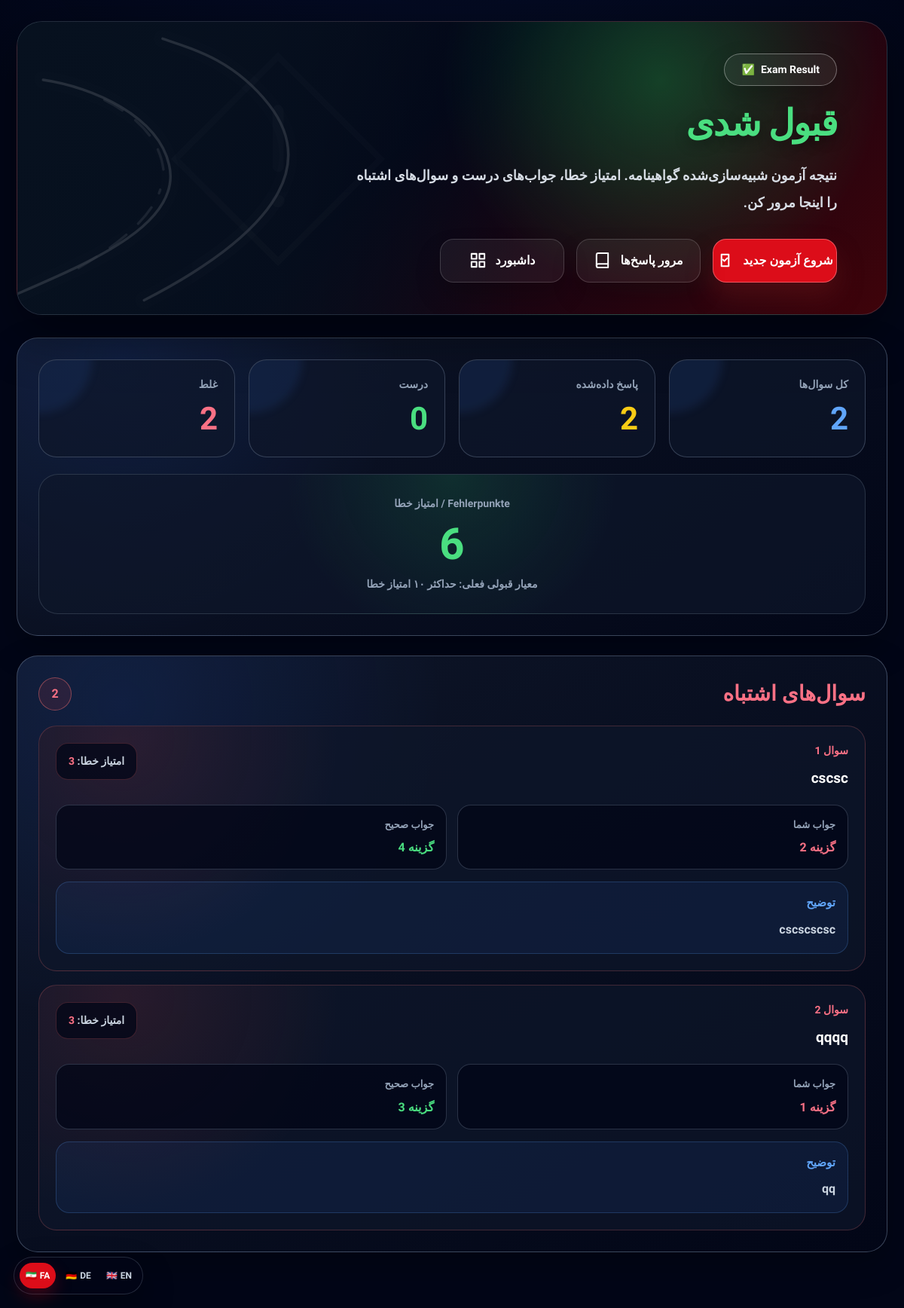
/quiz/exam/190/result/ (signed in), run on the app's committed database.
### quiz/models.py (models this page shows, shortened)
class ExamAnswer(models.Model):
    exam = models.ForeignKey(
        ExamSession,
        on_delete=models.CASCADE,
        related_name="answers",
        verbose_name=_("آزمون"),
    )
    question = models.ForeignKey(
        Question,
        on_delete=models.CASCADE,
        related_name="exam_answers",
        verbose_name=_("سؤال"),
    )
    selected_answer = models.PositiveSmallIntegerField(
        _("پاسخ انتخاب‌شده"),
    )
    selected_answers = models.CharField(
        _("پاسخ‌های انتخاب‌شده"),
        max_length=20,
        blank=True,
        default="",
        help_text=_("برای چند پاسخ انتخابی، شماره‌ها را با ویرگول وارد کنید؛ مانند 1,2,4"),
    )
    is_correct = models.BooleanField(
        _("صحیح است"),
        default=False,
    )
    answered_at = models.DateTimeField(
        _("زمان پاسخ"),
        auto_now_add=True,
    )
    class Meta:
        verbose_name = _("پاسخ آزمون")
        verbose_name_plural = _("پاسخ‌های آزمون")
        unique_together = ("exam", "question")

class Question(models.Model):
    SECTION_BASIC = "basic"
    SECTION_CLASS_B = "class_b"
    SECTION_CHOICES = [
        (SECTION_BASIC, _("دانش پایه")),
        (SECTION_CLASS_B, _("کلاس B")),
    ]
    category = models.ForeignKey(
        QuizCategory,
        on_delete=models.SET_NULL,
        null=True,
        blank=True,
        related_name="questions",
        verbose_name=_("دسته‌بندی"),
    )
    main_category = models.ForeignKey(
        QuizCategory,
        on_delete=models.SET_NULL,
        null=True,
        blank=True,
        related_name="main_questions",
        limit_choices_to={"parent__isnull": True},
        verbose_name=_("دسته‌بندی اصلی"),
        help_text=_("دسته‌بندی والد اصلی را انتخاب کنید؛ برای مثال مواد مخدر یا هفتاد آزمون اصلی."),
    )
    sub_category = models.ForeignKey(
        QuizCategory,
        on_delete=models.SET_NULL,
        null=True,
        blank=True,
        related_name="sub_questions",
        limit_choices_to={"parent__isnull": False},
        verbose_name=_("زیرمجموعه"),
        help_text=_("زیرمجموعه را انتخاب کنید؛ برای مثال هروئین یا آزمون ۱."),
    )
    scenario = models.TextField(
        _("سناریو"),
        blank=True,
    )
    scenario_translation = models.TextField(
        _("ترجمه سناریو"),
        blank=True,
    )
    section = models.CharField(
        _("بخش"),
        max_length=20,
        choices=SECTION_CHOICES,
        default=SECTION_BASIC,
    )
    title = models.TextField(
        _("متن سؤال"),
    )
    title_translation = models.TextField(
        _("ترجمه سؤال"),
        blank=True,
        help_text=_("ترجمه فارسی سؤال"),
    )
    image = models.ImageField(
        _("تصویر"),
        upload_to="quiz/images/",
        blank=True,
        null=True,
    )
    video_url = models.URLField(
        _("نشانی ویدیو"),
        blank=True,
    )
    max_video_replays = models.PositiveSmallIntegerField(
        _("حداکثر دفعات پخش ویدیو"),
        default=4,
        help_text=_("حداکثر تعداد دفعات مجاز مشاهده ویدیو پیش از پاسخ‌دادن"),
    )
    option_1 = models.CharField(
        _("گزینه ۱"),
        max_length=255,
    )
    option_1_translation = models.CharField(
        _("ترجمه گزینه ۱"),
        max_length=255,
        blank=True,
    )
    option_2 = models.CharField(
        _("گزینه ۲"),
        max_length=255,
    )
    option_2_translation = models.CharField(
        _("ترجمه گزینه ۲"),
        max_length=255,
        blank=True,
    )
    option_3 = models.CharField(
        _("گزینه ۳"),
        max_length=255,
    )
    option_3_translation = models.CharField(
        _("ترجمه گزینه ۳"),
        max_length=255,
        blank=True,
    )
    option_4 = models.CharField(
        _("گزینه ۴"),
        max_length=255,
        blank=True,
    )
    option_4_translation = models.CharField(
        _("ترجمه گزینه ۴"),
        max_length=255,
        blank=True,
    )
    correct_answer = models.PositiveSmallIntegerField(
        _("پاسخ صحیح"),
        choices=[
            (1, _("گزینه ۱")),
            (2, _("گزینه ۲")),
            (3, _("گزینه ۳")),
            (4, _("گزینه ۴")),
        ],
    )
    correct_answers = models.CharField(
        _("پاسخ‌های صحیح"),
        max_length=20,
        blank=True,
        default="",
        help_text=_("برای چند پاسخ صحیح، شماره‌ها را با ویرگول وارد کنید؛ مانند 1,2,4"),
    )
    points = models.PositiveSmallIntegerField(
        _("امتیاز خطا"),
        default=3,
        help_text=_("Fehlerpunkte / امتیاز خطا"),
    )
    explanation = models.TextField(
        _("توضیح پاسخ"),
        blank=True,
    )
    is_published = models.BooleanField(
        _("منتشر شده"),
        default=True,
    )
    created_at = models.DateTimeField(
        _("زمان ایجاد"),
        auto_now_add=True,
    )
    class Meta:
        verbose_name = _("سؤال")
        verbose_name_plural = _("سؤال‌ها")
        ordering = ["section", "-created_at"]

### quiz/views.py (the view)
# urls.py: path("exam/<int:exam_id>/result/", views.exam_result, name="exam_result"),
@login_required
def exam_result(request, exam_id):
    exam = get_object_or_404(
        ExamSession,
        id=exam_id,
        user=request.user,
    )
    if not exam.is_finished:
        exam.is_finished = True
        exam.finished_at = timezone.now()
        exam.save(update_fields=["is_finished", "finished_at"])
    total_questions = exam.questions.count()
    answered_count = exam.answers.count()
    correct_count = exam.answers.filter(is_correct=True).count()
    wrong_count = exam.answers.filter(is_correct=False).count()
    total_error_points = exam.total_error_points()
    wrong_answers = (
        exam.answers.filter(is_correct=False)
        .select_related("question")
        .order_by("answered_at")
    )
    wrong_answer_items = []
    for answer in wrong_answers:
        correct_answers = get_question_correct_answers(answer.question)
        selected_answers = parse_answer_list(answer.selected_answers)
        if not selected_answers and answer.selected_answer:
            selected_answers = [answer.selected_answer]
        wrong_answer_items.append(
            {
                "answer": answer,
                "correct_answers": correct_answers,
                "selected_answers": selected_answers,
            }
        )
    is_passed = total_error_points <= 10
    return render(
        request,
        "quiz/exam_result.html",
        {
            "exam": exam,
            "total_questions": total_questions,
            "answered_count": answered_count,
            "correct_count": correct_count,
            "wrong_count": wrong_count,
            "total_error_points": total_error_points,
            "wrong_answer_items": wrong_answer_items,
            "is_passed": is_passed,
        },
    )

### quiz/models.py (called while the page is built)
    def total_error_points(self):
        total = 0
        for answer in self.answers.all():
            if not answer.is_correct:
                total += answer.question.points
        return total

### quiz/views.py (called while the page is built)
def parse_answer_list(value):
    if not value:
        return []
    return sorted([
        int(item.strip())
        for item in value.split(",")
        if item.strip().isdigit()
    ])

def get_question_correct_answers(question):
    correct_answers = parse_answer_list(question.correct_answers)
    if not correct_answers:
        correct_answers = [question.correct_answer]
    return correct_answers

### quiz/templates/quiz/exam_result.html (shortened to what this page needs)
{% extends "base/base.html" %}
{% load i18n %}
{% get_current_language_bidi as LANGUAGE_BIDI %}
{% block content %}
<main class="dt-page" dir="{% if LANGUAGE_BIDI %}rtl{% else %}ltr{% endif %}">
    <section class="dt-wrap">
        <div class="dt-hero">
            <div class="dt-hero-content">
                <div>
                    <div class="dt-badge">
                        <span>{% trans "Exam Result" %}</span>
                        {% if is_passed %}
                            <span>✅</span>
                        {% else %}
                            <span>❌</span>
                        {% endif %}
                    </div>
                    {% if is_passed %}
                        <h1 class="dt-title dt-title-pass">{% trans "قبول شدی" %}</h1>
                    {% else %}
                        <h1 class="dt-title dt-title-fail">{% trans "قبول نشدی" %}</h1>
                    {% endif %}
                    <p class="dt-subtitle">
                        {% trans "نتیجه آزمون شبیه‌سازی‌شده گواهینامه. امتیاز خطا، جواب‌های درست و سوال‌های اشتباه را اینجا مرور کن." %}
                    </p>
                    <div class="dt-actions">
                        <a href="{% url 'official_exams' %}" class="dt-hero-btn dt-hero-btn-main">
                            <span>{% trans "شروع آزمون جدید" %}</span>
                            <svg viewBox="0 0 24 24" fill="none" stroke="currentColor" stroke-width="2.1" stroke-linecap="round" stroke-linejoin="round">
                                <path d="M9 11l2 2 4-4"></path>
                                <path d="M7 4h10v16H7z"></path>
                            </svg>
                        </a>
                        <a href="{% url 'exam_review' exam.id %}" class="dt-hero-btn dt-hero-btn-soft">
                            <span>{% trans "مرور پاسخ‌ها" %}</span>
                            <svg viewBox="0 0 24 24" fill="none" stroke="currentColor" stroke-width="2.1" stroke-linecap="round" stroke-linejoin="round">
                                <path d="M4 19.5A2.5 2.5 0 0 1 6.5 17H20"></path>
                                <path d="M4 4.5A2.5 2.5 0 0 1 6.5 2H20v20H6.5A2.5 2.5 0 0 1 4 19.5z"></path>
                            </svg>
                        </a>
                        <a href="{% url 'dashboard' %}" class="dt-hero-btn dt-hero-btn-soft">
                            <span>{% trans "داشبورد" %}</span>
                            <svg viewBox="0 0 24 24" fill="none" stroke="currentColor" stroke-width="2.1" stroke-linecap="round" stroke-linejoin="round">
                                <rect x="3" y="3" width="7" height="7"></rect>
                                <rect x="14" y="3" width="7" height="7"></rect>
                                <rect x="3" y="14" width="7" height="7"></rect>
                                <rect x="14" y="14" width="7" height="7"></rect>
                            </svg>
                        </a>
                    </div>
                </div>
            </div>
        </div>
        <section class="dt-result-card">
            <div class="dt-stats">
                <div class="dt-stat dt-stat-blue">
                    <p class="dt-stat-label">{% trans "کل سوال‌ها" %}</p>
                    <p class="dt-stat-value">{{ total_questions }}</p>
                </div>
                <div class="dt-stat dt-stat-yellow">
                    <p class="dt-stat-label">{% trans "پاسخ داده‌شده" %}</p>
                    <p class="dt-stat-value">{{ answered_count }}</p>
                </div>
                <div class="dt-stat dt-stat-green">
                    <p class="dt-stat-label">{% trans "درست" %}</p>
                    <p class="dt-stat-value">{{ correct_count }}</p>
                </div>
                <div class="dt-stat dt-stat-red">
                    <p class="dt-stat-label">{% trans "غلط" %}</p>
                    <p class="dt-stat-value">{{ wrong_count }}</p>
                </div>
            </div>
            <div class="dt-error-box">
                <p class="dt-error-label">{% trans "Fehlerpunkte / امتیاز خطا" %}</p>
                <p class="dt-error-value">{{ total_error_points }}</p>
                <p class="dt-error-note">{% trans "معیار قبولی فعلی: حداکثر ۱۰ امتیاز خطا" %}</p>
            </div>
        </section>
        {% if wrong_answer_items %}
            <section class="dt-result-card">
                <div class="dt-section-title">
                    <h2>{% trans "سوال‌های اشتباه" %}</h2>
                    <span>{{ wrong_count }}</span>
                </div>
                <div class="dt-wrong-list">
                    {% for item in wrong_answer_items %}
                        <article class="dt-wrong-item">
                            <div class="dt-wrong-head">
                                <div>
                                    <p class="dt-question-number">{% blocktrans with number=forloop.counter %}سوال {{ number }}{% endblocktrans %}</p>
                                    <h3 class="dt-question-title">
                                        {{ item.answer.question.title }}
                                    </h3>
                                </div>
                                <div class="dt-points">
                                    {% trans "امتیاز خطا:" %}
                                    <strong>{{ item.answer.question.points }}</strong>
                                </div>
                            </div>
                            <div class="dt-answer-grid">
                                <div class="dt-answer-box">
                                    <p class="dt-answer-label">{% trans "جواب شما" %}</p>
                                    <p class="dt-answer-value dt-answer-wrong">
                                    </p>
                                </div>
                                <div class="dt-answer-box">
                                    <p class="dt-answer-label">{% trans "جواب صحیح" %}</p>
                                    <p class="dt-answer-value dt-answer-correct">
                                    </p>
                                </div>
                            </div>
                            {% if item.answer.question.explanation %}
                                <div class="dt-explanation">
                                    <p class="dt-explanation-title">{% trans "توضیح" %}</p>
                                    <p class="dt-explanation-text">
                                        {{ item.answer.question.explanation }}
                                    </p>
                                </div>
                            {% endif %}
                        </article>
                    {% endfor %}
                </div>
            </section>
        {% endif %}
    </section>
</main>
{% endblock %}

### core/templates/base/base.html (style rules this page uses)
html { min-height: 100%; background: #020617; }
body { min-height: 100vh; margin: 0; background: #020617; color: #ffffff; font-family: Vazirmatn, sans-serif; }
*, *::before, *::after { box-sizing: border-box; }

### data on the page
ExamAnswer: answer.question "cscsc", answer.question.points "3", answer.question.explanation "cscscscsc"
ExamAnswer: answer.question "qqqq", answer.question.points "3", answer.question.explanation "qq"

### other printed values
{{ total_questions }} "2"
{{ answered_count }} "2"
{{ correct_count }} "0"
{{ wrong_count }} "2"
{{ total_error_points }} "6"
